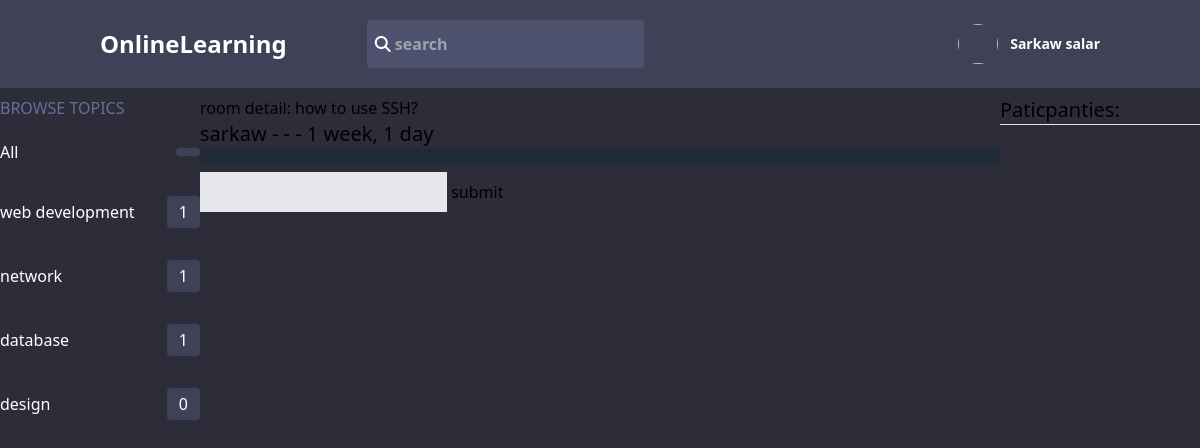
/room/2 (signed in), run on an earlier commit of the app's database.
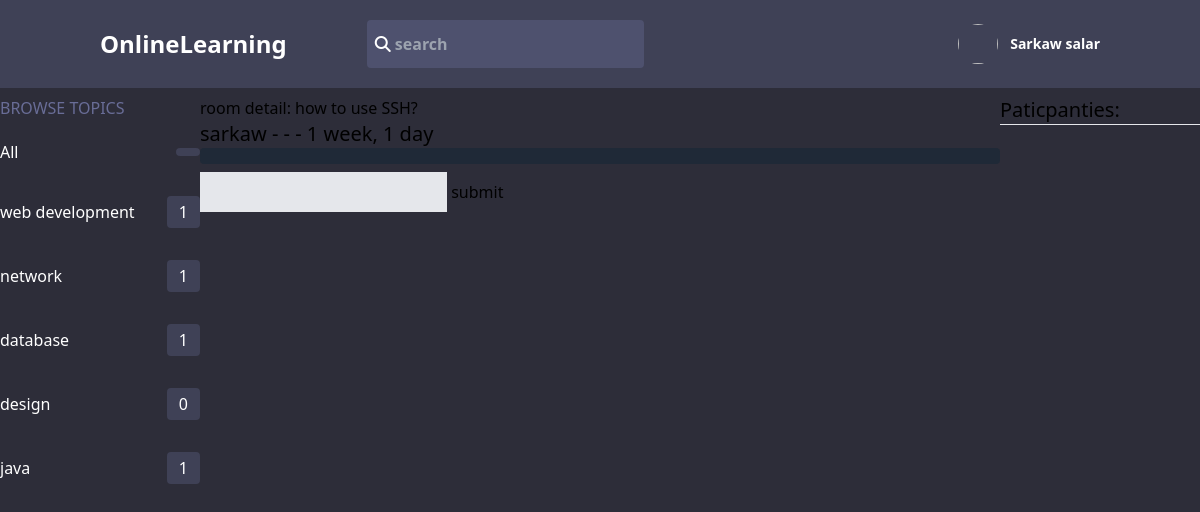
And on a later commit of the database.
### base/models.py (models this page shows, shortened)
class Topic(models.Model):
    name = models.CharField(max_length=100)
    update = models.DateTimeField(auto_now=True)
    create_at = models.DateTimeField(auto_now_add=True)
    def __str__(self):
        return self.name

class Room(models.Model):
    host = models.ForeignKey(User, on_delete=models.CASCADE)
    topic= models.ForeignKey(Topic, on_delete=models.SET_NULL, null=True)
    name = models.CharField(max_length=200)
    particpanties = models.ManyToManyField(User, related_name='participants', blank=True)
    description = models.TextField(null=True, blank=True)
    update = models.DateTimeField(auto_now=True)
    create_at = models.DateTimeField(auto_now_add=True)
    class Meta:
        ordering = ['-create_at']

### base/views.py (the view)
# urls.py: path('room/<str:id>', views.room, name="room"),
def room(request, id):
    room = Room.objects.get(id = int(id))
    message = room.message_set.all()
    particpanties = room.particpanties.all()
    topic = Topic.objects.all()
    if request.user.is_authenticated:
        if request.method == "POST":
            Message.objects.create(
                user = request.user,
                room = room,
                body = request.POST.get('body')
            )
            room.particpanties.add(request.user)
            return redirect('room',id=room.id)
    return render(request, 'base/room.html',{"room":room,'room_messages':message, 'particpanties':particpanties,'topic':topic})

### base/templates/base/room.html (shortened to what this page needs)
{% extends 'main.html' %}
{% block content %}
    <div class="flex flex-wrap">
        <div class="w-2/12">
            {% include 'base/components/topic.html'  %}
         </div>
        <div class="w-8/12">
            room detail: {{ room.name }}
            <p class="text-xl">{{ room.host }} - - - {{ room.create_at|timesince }}</p>
            <div class="bg-gray-800 text-white p-2 rounded">
            </div>
            {% if request.user.is_authenticated %}
                <form method="post" class="mt-2">
                    <input type="text" class="p-2 bg-gray-200" name="body">
                    <button>submit</button>
                </form>
            {% endif %}
        </div>
        <div class="w-2/12">
            <p class="text-xl">Paticpanties:</p>
            <hr>
        </div>
    </div>
{% endblock %}

### templates/main.html (shortened to what this page needs)
{% load static %}
<!DOCTYPE html>
<html lang="en">
<head>
    <script src="https://cdn.tailwindcss.com"></script>
    <link rel="stylesheet" href="{% static 'style/style.css' %}">
    <link rel="stylesheet" href="https://cdnjs.cloudflare.com/ajax/libs/font-awesome/6.1.1/css/all.min.css" />
</head>
<body>
    {% include 'nav.html' %}
    {% block content %}
    {% endblock %}
</body>
</html>

### templates/nav.html
<div class="mainColor py-5">
    <div class="flex flex-wrap items-center text-white font-bold justify-between w-10/12 mx-auto">
        <div class="space-x-20 w-8/12 flex items-center">
            <a href="/" class="text-2xl">OnlineLearning</a>
            <div class="py-3 px-2 w-5/12 searchColor rounded space-x-3 flex items-center">
                <form method="get" class="w-full">
                    <i class="fas fa-search"></i>
                    <input type="text" class="bg-transparent w-10/12 focus:outline-none" placeholder="search" name="q" id="">
                </form>
            </div>
        </div>
        <div>
            {% if not request.user.is_authenticated %}
            <a href="{% url 'loginPage' %}"> <i class="fas fa-user"></i> Login</a>
           {% else %}
            <a  href="{% url 'logoutPage' %}" class="flex items-center space-x-3">
                <img style="background-image:url('https://st.depositphotos.com/1371851/1256/i/600/depositphotos_12560182-stock-photo-handsome-man-with-eyeglasses.jpg')" class="w-10 h-10 coverImg rounded-full" alt="">
                <p class="text-sm">Sarkaw salar</p>
            </a>
           {% endif %}
        </div>
    </div>
</div>

### base/templates/base/components/topic.html (shortened to what this page needs)
<p class=" mainColorText uppercase ">browse topics</p>
<div class="grid gap-y-8 text-white mt-5">
    <a  href="{% url 'home' %}" class="flex items-center justify-between">
        <p>All</p>
        <div class="mainColor px-3 py-1 rounded">
        </div>
    </a>
    {% for i in topic %}
    <a  href="{% url 'home' %}?q={{ i.name }}" class="flex items-center hover:text-cyan-400 justify-between">
        <p>{{ i }}</p>
        <div class="mainColor px-3 py-1 rounded">
            {{ i.room_set.all.count }}
        </div>
    </a>
    {% endfor %}
</div>

### static/style/style.css (style rules this page uses)
html, body { background-color: #2d2d39; }
.mainColor { background-color: #3f4156; }
.mainColorText { color: #696d97; }
.searchColor { background-color: #696d975e; }
.coverImg { background-position: center; background-size: cover; }

What changed in the data, as far as the page shows it:
added Topic: name "java", room_set.all.count "1"
